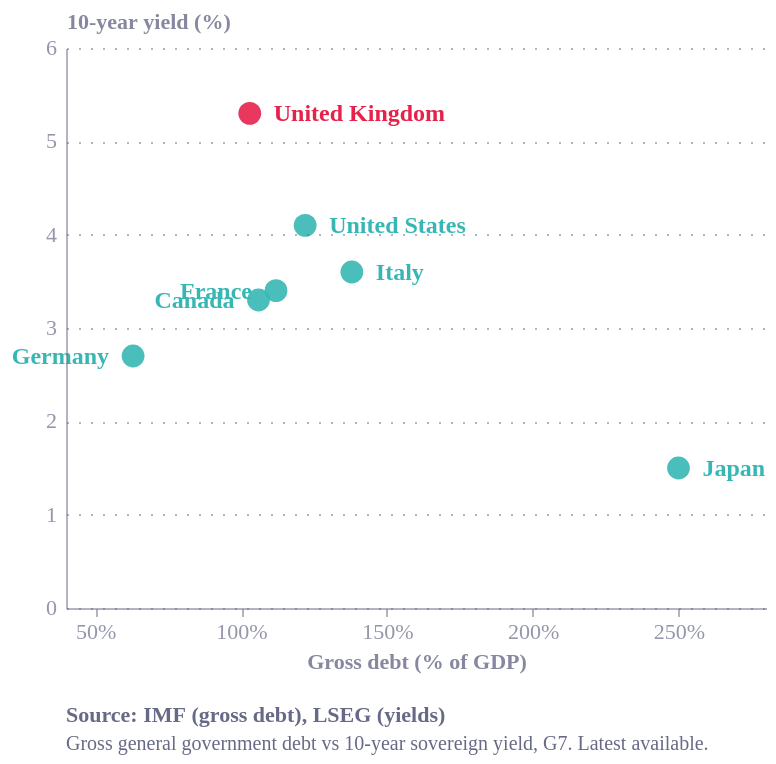

Specify this chart in Vega-Lite:
### Vega-Lite specification from a JSON file in a GitHub repository (floating-point values rounded to 4 significant figures)
{"config": {"font": "Circular Std", "text": {"color": "#676A86", "align": "left", "baseline": "middle", "dx": 7, "dy": 0, "fontSize": 11}, "view": {"stroke": "transparent", "continuousWidth": 400, "continuousHeight": 300, "discreteWidth": 400, "discreteHeight": 300, "fill": "transparent"}, "range": {"category": ["#36B7B4", "#E6224B", "#F4C245", "#0063AF", "#00A767", "#179FDB", "#EB5C2E", "#5C267B", "#122B39"], "diverging": ["#E6224B", "#E54753", "#C9C9C9", "#179FDB", "#122B39"], "heatmap": ["#C9C9C9", "#179FDB", "#0063AF", "#122B39"], "ordinal": ["#00A767", "#36B7B4", "#179FDB", "#0063AF", "#243B5A"]}, "bar": {"color": "#179fdb"}, "line": {"color": "#e6224b"}, "rule": {"color": "#676A86"}, "area": {"opacity": 0.8}, "point": {"filled": true, "size": 80, "color": "#e6224b", "opacity": 0.95}, "geoshape": {"stroke": "white", "strokeWidth": 0.3}, "rect": {"fill": "#d6d4d4", "opacity": 0.3}, "axis": {"labelColor": "#676A86", "labelFontSize": 11, "labelFont": "Circular Std", "labelOpacity": 0.7, "tickColor": "#676A86", "tickOpacity": 0.5, "domainColor": "#676A86", "domainOpacity": 0.5, "gridColor": "#676A86", "gridDash": [2, 2], "gridOpacity": 0.5, "title": null, "titleColor": "#676A86", "titleOpacity": 0.8, "tickSize": 4}, "axisXDiscrete": {"grid": false, "labelAngle": 0, "tickCount": 10, "tickOpacity": 0.5, "title": null}, "axisYDiscrete": {"ticks": false, "labelPadding": 5}, "axisXTemporal": {"grid": false, "ticks": true}, "axisXQuantitative": {"grid": true}, "axisYQuantitative": {"gridColor": "#676A86", "gridDash": [1, 5], "gridOpacity": 0.5, "ticks": false, "labelPadding": 5, "tickCount": 8, "titleAngle": 0, "titleAlign": "left", "titleBaseline": "bottom", "titleX": 0, "titleY": -5}, "title": {"color": "#676A86E6", "subtitleColor": "#676A86", "font": "Circular Std", "subtitleFont": "Circular Std", "anchor": "start", "fontSize": 14, "subtitleFontSize": 12, "subtitlePadding": 4, "offset": 0, "frame": "group"}, "legend": {"titleColor": "#122b39", "title": null, "labelColor": "#122b39", "labelFontSize": 11}, "background": "white"}, "layer": [{"data": {"name": "data-a5628a875c81a633c770da70cfa169e4"}, "mark": {"type": "point", "filled": true, "opacity": 0.9, "size": 130}, "encoding": {"color": {"condition": {"test": "(datum.country === 'United Kingdom')", "value": "#e6224b"}, "value": "#36b7b4"}, "tooltip": [{"field": "country", "type": "nominal"}, {"field": "debt", "type": "quantitative"}, {"field": "yield", "type": "quantitative"}], "x": {"axis": {"grid": false, "labelExpr": "datum.label + '%'", "tickCount": 5, "zindex": 1}, "field": "debt", "scale": {"domain": [50, 270]}, "title": "Gross debt (% of GDP)", "type": "quantitative"}, "y": {"axis": {"titleAlign": "left", "titleAngle": 0, "titleX": 0, "titleY": -8, "zindex": 1}, "field": "yield", "scale": {"domain": [0, 6], "nice": false}, "title": "10-year yield (%)", "type": "quantitative"}}}, {"layer": [{"data": {"name": "data-75c3136c83def715d81da343a60d1f60"}, "mark": {"type": "text", "align": "left", "dx": 12, "fontSize": 12, "fontWeight": "bold"}, "encoding": {"color": {"condition": {"test": "(datum.country === 'United Kingdom')", "value": "#e6224b"}, "value": "#36b7b4"}, "text": {"field": "country", "type": "nominal"}, "x": {"field": "debt", "type": "quantitative"}, "y": {"field": "yield", "type": "quantitative"}}}, {"data": {"name": "data-1ba81fd3142206dda0de425bb61f85a6"}, "mark": {"type": "text", "align": "right", "dx": -12, "fontSize": 12, "fontWeight": "bold"}, "encoding": {"color": {"condition": {"test": "(datum.country === 'United Kingdom')", "value": "#e6224b"}, "value": "#36b7b4"}, "text": {"field": "country", "type": "nominal"}, "x": {"field": "debt", "type": "quantitative"}, "y": {"field": "yield", "type": "quantitative"}}}]}], "height": 280, "title": {"text": "Source: IMF (gross debt), LSEG (yields)", "anchor": "start", "color": "#676A86", "dy": 12, "fontSize": 11, "orient": "bottom", "subtitle": ["Gross general government debt vs 10-year sovereign yield, G7. Latest available."], "subtitleColor": "#676A86", "subtitleFontSize": 10}, "width": 350, "$schema": "https://vega.github.io/schema/vega-lite/v6.4.1.json", "datasets": {"data-a5628a875c81a633c770da70cfa169e4": [{"country": "United Kingdom", "debt": 103, "yield": 5.3, "al": "right"}, {"country": "United States", "debt": 122, "yield": 4.1, "al": "right"}, {"country": "France", "debt": 112, "yield": 3.4, "al": "left"}, {"country": "Italy", "debt": 138, "yield": 3.6, "al": "right"}, {"country": "Germany", "debt": 63, "yield": 2.7, "al": "left"}, {"country": "Japan", "debt": 250, "yield": 1.5, "al": "right"}, {"country": "Canada", "debt": 106, "yield": 3.3, "al": "left"}], "data-75c3136c83def715d81da343a60d1f60": [{"country": "United Kingdom", "debt": 103, "yield": 5.3, "al": "right"}, {"country": "United States", "debt": 122, "yield": 4.1, "al": "right"}, {"country": "Italy", "debt": 138, "yield": 3.6, "al": "right"}, {"country": "Japan", "debt": 250, "yield": 1.5, "al": "right"}], "data-1ba81fd3142206dda0de425bb61f85a6": [{"country": "France", "debt": 112, "yield": 3.4, "al": "left"}, {"country": "Germany", "debt": 63, "yield": 2.7, "al": "left"}, {"country": "Canada", "debt": 106, "yield": 3.3, "al": "left"}]}}
